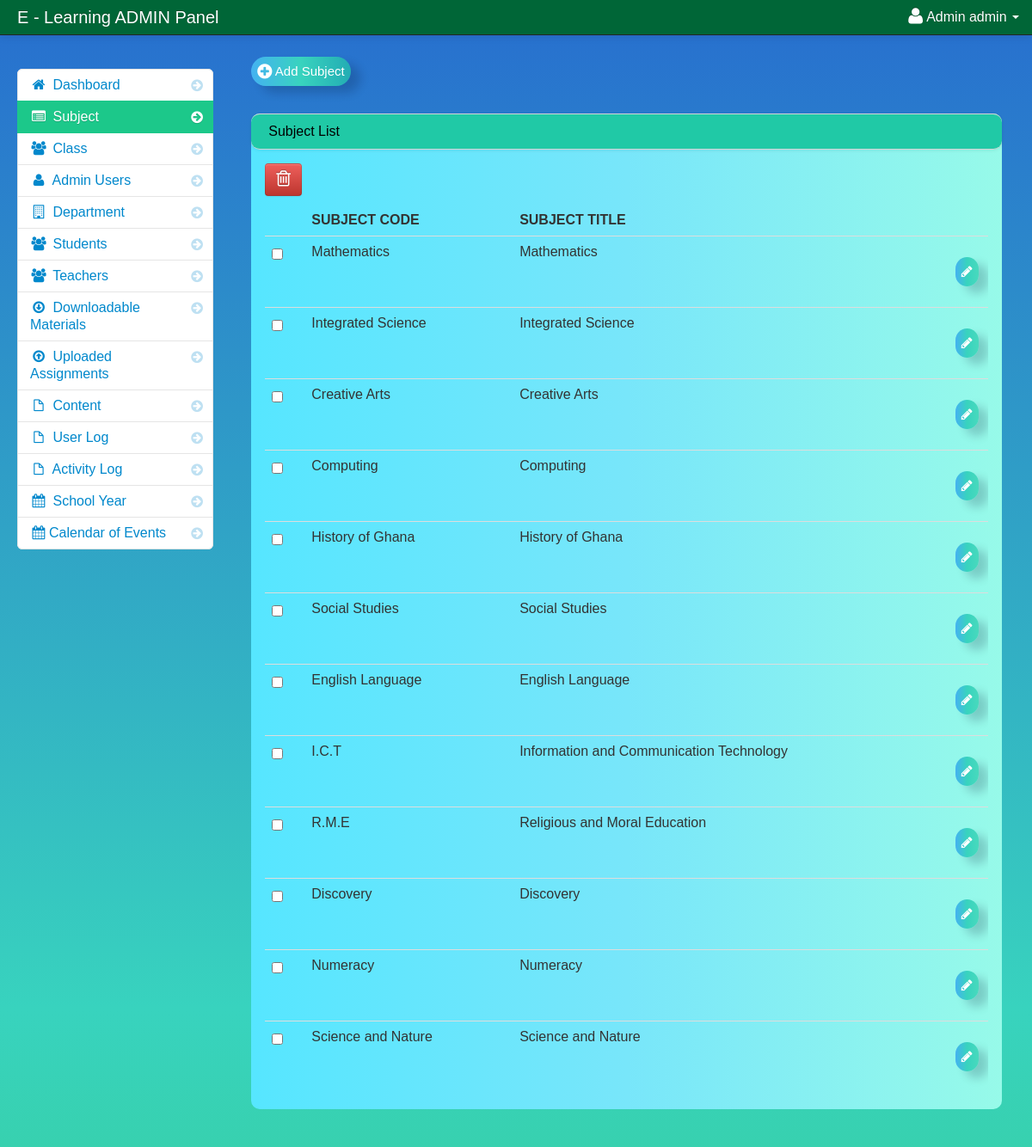
Page /portal/admin/subjects.php (signed in) on the committed database.
### tables this page shows
CREATE TABLE IF NOT EXISTS `users` (
  `user_id` int(11) NOT NULL AUTO_INCREMENT,
  `username` varchar(100) NOT NULL,
  `password` varchar(100) NOT NULL,
  `firstname` varchar(100) NOT NULL,
  `lastname` varchar(100) NOT NULL,
  PRIMARY KEY (`user_id`)
);

CREATE TABLE IF NOT EXISTS `subject` (
  `subject_id` int(11) NOT NULL AUTO_INCREMENT,
  `subject_code` varchar(100) NOT NULL,
  `subject_title` varchar(100) NOT NULL,
  `category` varchar(100) NOT NULL,
  `description` longtext NOT NULL,
  `unit` int(11) NOT NULL,
  `Pre_req` varchar(100) NOT NULL,
  `semester` varchar(100) NOT NULL,
  PRIMARY KEY (`subject_id`)
);

### portal/admin/session.php (called while the page is built, shortened)
<?php
$session_id=$_SESSION['id'];
?>

### portal/admin/subjects.php (the view, shortened to what this page needs)
<?php include('header.php'); ?>
<?php include('session.php'); ?>
    <body>
		<?php include('navbar.php'); ?>
        <div class="container-fluid">
            <div class="row-fluid">
				<?php include('subject_sidebar.php'); ?>
                <div class="span9" id="content">
                     <div class="row-fluid">
					 <a href="add_subject.php" class="buttons"><i class="icon-plus-sign icon-large"></i> Add Subject</a>
                        <div id="block_bg" class="block">
                            <div class="navbar navbar-inner block-header">
                                <div class="muted pull-left">Subject List</div>
                            </div>
                            <div class="block-content collapse in">
                                <div class="span12">
									<form action="delete_subject.php" method="post">
  									<table cellpadding="0" cellspacing="0" border="0" class="table" id="example">
									<a data-toggle="modal" href="#subject_delete" id="delete"  class="btn btn-danger" name=""><i class="icon-trash icon-large"></i></a>
										<thead>
										  <tr>
											    <th></th>
												<th>Subject Code</th>
												<th>Subject Title</th>
												<th></th>
										   </tr>
										</thead>
										<tbody>
												<?php
											$subject_query = mysql_query("select * from subject")or die(mysql_error());
											while($row = mysql_fetch_array($subject_query)){
											$id = $row['subject_id'];
											?>
											<tr>
													<td width="30">
													<input id="optionsCheckbox" class="uniform_on" name="selector[]" type="checkbox" value="<?php echo $id; ?>">
													</td>
													<td><?php echo $row['subject_code']; ?></td>
													<td><?php echo $row['subject_title']; ?></td>
													<td width="30"><a href="edit_subject.php<?php echo '?id='.$id; ?>" class="buttons"><i class="icon-pencil"></i> </a></td>
										</tr>
											<?php } ?>
										</tbody>
									</table>
									</form>
                                </div>
                            </div>
                        </div>
                    </div>
                </div>
            </div>
        </div>
		<?php include('script.php'); ?>
    </body>
</html>

### portal/admin/navbar.php (shortened to what this page needs)
<div class="navbar navbar-fixed-top navbar-inverse">
          <div class="navbar-inner">
              <div class="container-fluid">
                  <span class="brand" href="#">E - Learning ADMIN Panel</span>
                  <div class="nav-collapse collapse">
                      <ul class="nav pull-right">
				<?php $query= mysql_query("select * from users where user_id = '$session_id'")or die(mysql_error());
						$row = mysql_fetch_array($query);
				?>
                          <li class="dropdown">
                              <a href="#" role="button" class="dropdown-toggle" data-toggle="dropdown"> <i class="icon-user icon-large"></i><?php echo $row['firstname']." ".$row['lastname'];  ?> <i class="caret"></i>
                              </a>
                          </li>
                      </ul>
                  </div>
              </div>
          </div>
      </div>

### portal/admin/assets/styles.css (style rules this page uses)
body { padding-top: 50px; padding-bottom: 500px; background: linear-gradient(to top, #32be32 -50%, #38d3be, #224fd4 120%); background-repeat: repeat; }
.buttons { display: inline-block; border-radius: 25px; outline: none; border: none; background-image: linear-gradient(to right, #44b2f1, #38d3be, #20c9a6a8); box-shadow: 11px 8px 11px 0px rgba(5, 16, 44, .19); padding: 7px; font-size: 15px; color: #fff; font-family: 'Poppins', sans-serif; margin: 1rem 0; cursor: pointer; transition: .7s; }
#content { margin-left: 0px; padding-right: 5px; }
.block { background-image: linear-gradient(to left, #97fae9, #78e6fa, #56e6ff); border-radius: 10px 10px 10px 10px; margin: 1em 0em; border-top: none; -webkit-box-shadow: 2px 2px 5px #0005a9(0, 0, 6, 0.75); -moz-box-shadow: 2px 2px 5px #0005a9(0, 0, 6, 0.75); box-shadow: 2px 2px 5px #0005a9(0, 0, 6, 0.75); }
.block-content { margin: 1em; min-height: .25em; -webkit-box-shadow: 2px 2px 5px #0005a9(0, 0, 6, 0.75); -moz-box-shadow: 2px 2px 5px #0005a9(0, 0, 6, 0.75); box-shadow: 2px 2px 5px #0005a9(0, 0, 6, 0.75); }
.block-header { margin-bottom: 0px; border-right: none; border-left: none; -webkit-border-radius: 0px; -moz-border-radius: 0px; border-radius: 10px 10px 10px 10px; background-color: #20c9a6; }
.block-header div { padding-top: 10px; }

### rows in the picture
users: firstname "Admin", lastname "admin"
subject: subject_code "Mathematics", subject_title "Mathematics"
subject: subject_code "Integrated Science", subject_title "Integrated Science"
subject: subject_code "Creative Arts", subject_title "Creative Arts"
subject: subject_code "Computing", subject_title "Computing"
subject: subject_code "History of Ghana", subject_title "History of Ghana"
subject: subject_code "Social Studies", subject_title "Social Studies"
subject: subject_code "English Language", subject_title "English Language"
subject: subject_code "I.C.T", subject_title "Information and Communication Technology"
subject: subject_code "R.M.E", subject_title "Religious and Moral Education"
subject: subject_code "Discovery", subject_title "Discovery"
subject: subject_code "Numeracy", subject_title "Numeracy"
subject: subject_code "Science and Nature", subject_title "Science and Nature"
